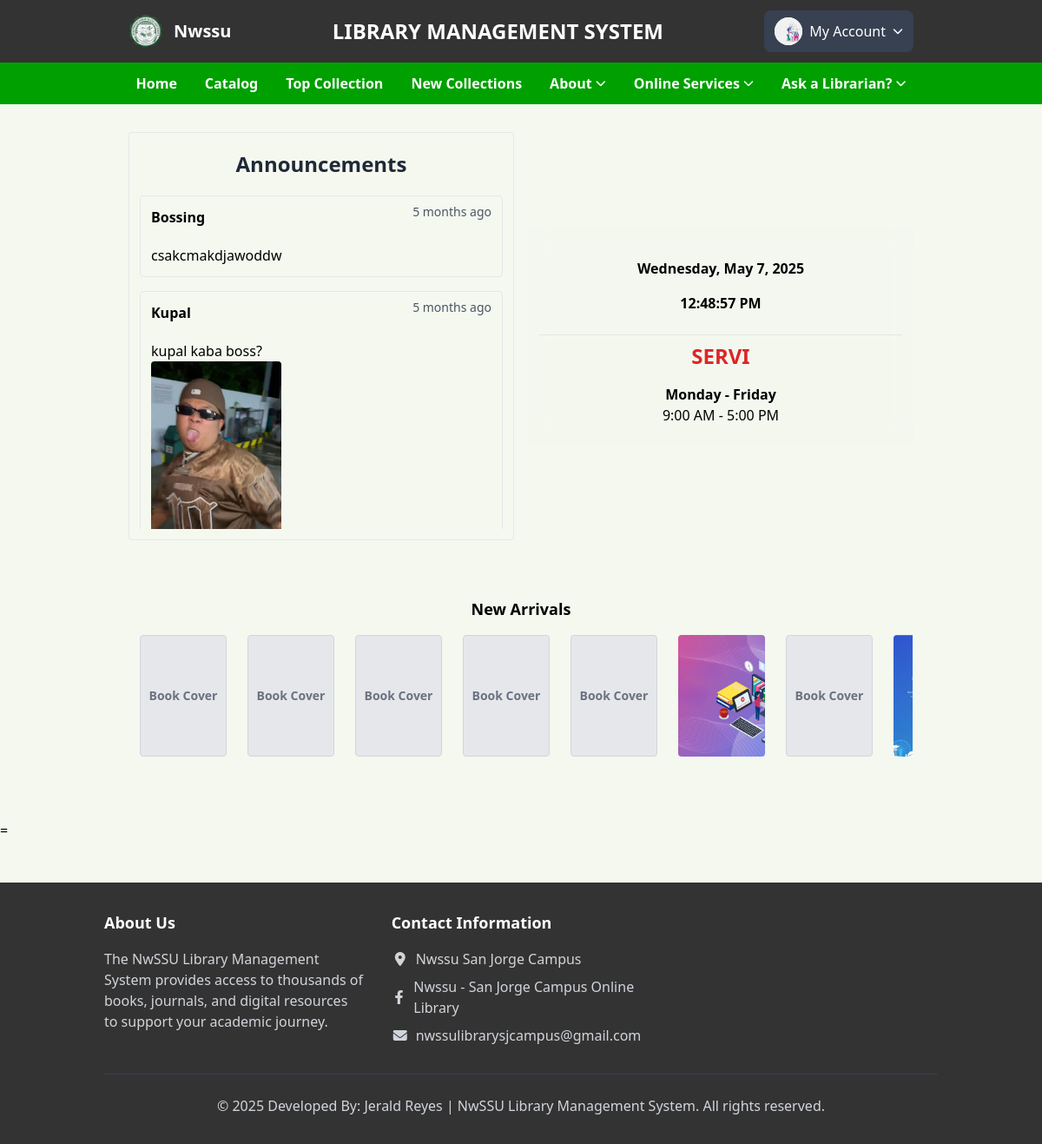
Before: /student/home (signed in) with the older database file.
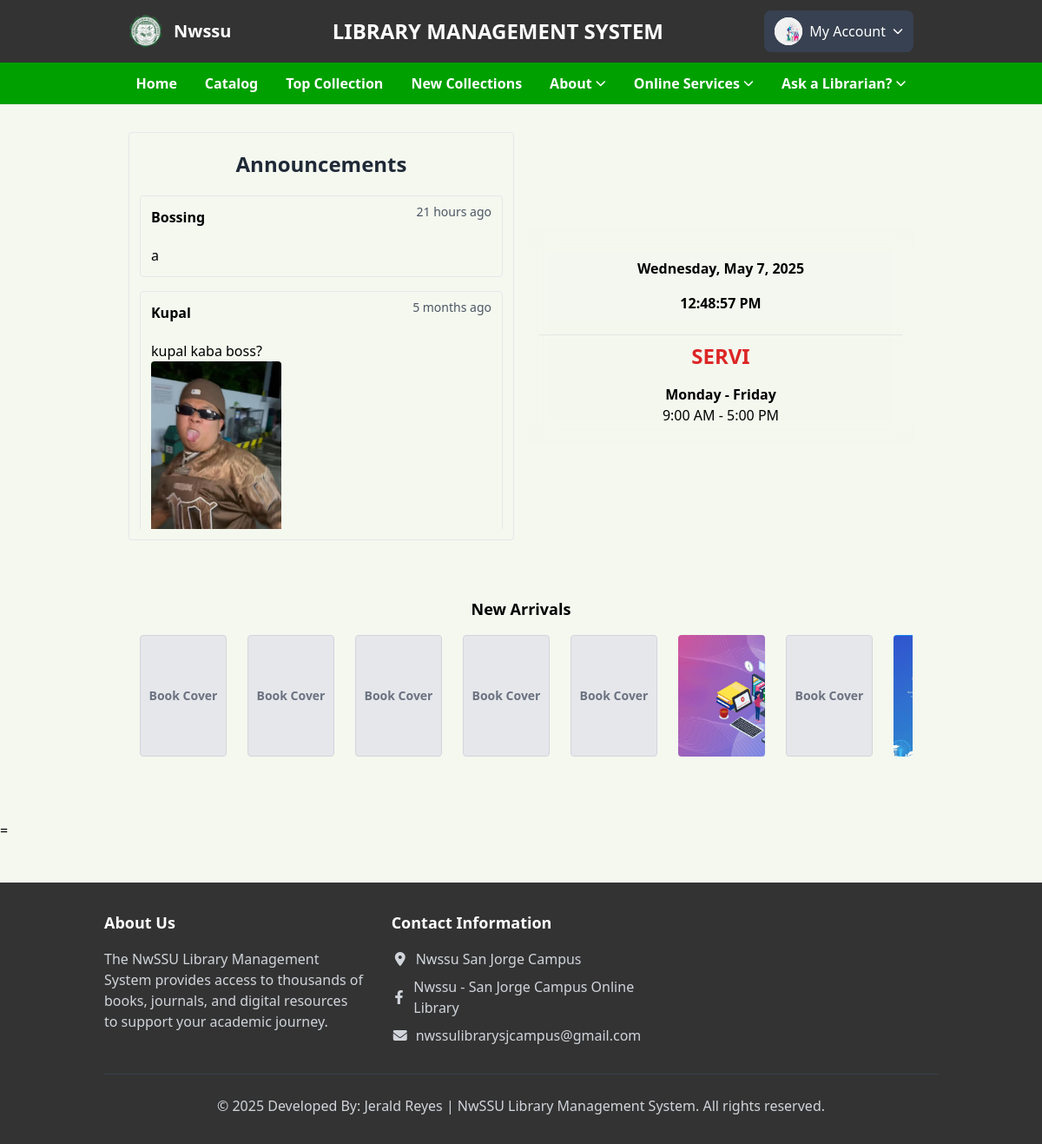
After: the same page with the newer database file.
### tables this page shows
CREATE TABLE `announcement` (
  `id` int(50) NOT NULL,
  `title` varchar(250) NOT NULL,
  `message` varchar(5000) NOT NULL,
  `image` varchar(300) DEFAULT NULL,
  `date` varchar(50) NOT NULL
);

CREATE TABLE `books` (
  `id` int(100) NOT NULL,
  `material_type` varchar(250) NOT NULL,
  `sub_type` varchar(250) NOT NULL,
  `category` varchar(250) NOT NULL,
  `title` varchar(500) NOT NULL,
  `author` varchar(500) NOT NULL,
  `publisher` varchar(500) NOT NULL,
  `status` varchar(100) NOT NULL,
  `subject` varchar(250) NOT NULL,
  `content` varchar(5000) NOT NULL,
  `summary` varchar(5000) NOT NULL,
  `issn` varchar(250) NOT NULL,
  `call_no` varchar(250) NOT NULL,
  `ISBN` varchar(250) NOT NULL,
  `copyright` varchar(250) NOT NULL,
  `page_number` int(250) NOT NULL,
  `edition` varchar(250) NOT NULL,
  `copies` int(250) NOT NULL,
  `date_acquired` varchar(250) NOT NULL,
  `books_image` varchar(400) DEFAULT NULL,
  `catalog_date` varchar(50) NOT NULL
);

### student/home.php (the view, shortened to what this page needs)
<?php
include '../component-library/connect.php';
include '../student/side_navbars.php';
try {
    $conn = new PDO("mysql:host=$db_host;dbname=$db_name", $user_name, $user_password);
    $conn->setAttribute(PDO::ATTR_ERRMODE, PDO::ERRMODE_EXCEPTION);
    $home = $conn->query("SELECT * FROM announcement ORDER BY id DESC");
    $announcements = $home->fetchAll(PDO::FETCH_ASSOC);
    $sql = "SELECT title, books_image, id FROM books";
    $home = $conn->query($sql);
    $books = $home->fetchAll(PDO::FETCH_ASSOC);
} catch (PDOException $e) {
    echo "Connection failed: " . $e->getMessage();
    exit();
}
?>
<!DOCTYPE html>
<html lang="en">
<head>
    <link href="https://cdn.jsdelivr.net/npm/tailwindcss@2.2.19/dist/tailwind.min.css" rel="stylesheet">
    <link rel="stylesheet" href="https://cdn.lineicons.com/4.0/lineicons.css">
    <link rel="stylesheet" href="https://cdn.jsdelivr.net/npm/bootstrap-icons@1.10.5/font/bootstrap-icons.css">
</head>
<body>
    <div class="back-bg bg-[url('./images/bg.png')] bg-cover bg-center">
        <div class="container mx-auto py-8 px-[5%]">
            <div class="flex flex-col md:flex-row md:space-x-4">
                <div class="w-full md:w-1/2">
                    <div class="border border-gray-200 rounded p-3 bg-gray-100/10">
                        <h2 class="text-gray-800 text-center font-bold text-2xl mb-5 mt-2">Announcements</h2>
                        <div class="max-h-96 overflow-y-auto">
                            <?php if (!empty($announcements)): ?>
                                <?php foreach ($announcements as $announcement): ?>
                                    <div class="border border-gray-200 rounded p-3 mb-4 relative">
                                        <div class="flex justify-between">
                                            <div class="text-left">
                                                <p class="posted-by"><strong> <?php echo htmlspecialchars($announcement['title']); ?></strong></p>
                                            </div>
                                            <span class="absolute top-2 right-3 text-sm text-gray-600">
                                                <?php
                                                $post_time = new DateTime($announcement['date']);
                                                $now = new DateTime();
                                                $interval = $post_time->diff($now);
                                                if ($interval->y > 0) {
                                                    echo $interval->y . ' year' . ($interval->y > 1 ? 's' : '') . ' ago';
                                                } elseif ($interval->m > 0) {
                                                    echo $interval->m . ' month' . ($interval->m > 1 ? 's' : '') . ' ago';
                                                } elseif ($interval->d > 0) {
                                                    echo $interval->d . ' day' . ($interval->d > 1 ? 's' : '') . ' ago';
                                                } elseif ($interval->h > 0) {
                                                    echo $interval->h . ' hour' . ($interval->h > 1 ? 's' : '') . ' ago';
                                                } elseif ($interval->i > 0) {
                                                    echo $interval->i . ' minute' . ($interval->i > 1 ? 's' : '') . ' ago';
                                                } else {
                                                    echo 'Just now';
                                                }
                                                ?>
                                            </span>
                                        </div>
                                        <p class="announcement-text text-left mt-5"><?php echo htmlspecialchars($announcement['message']); ?></p>
                                        <?php if (!empty($announcement['image'])): ?>
                                            <div class="announcement-image text-left">
                                                <img src="./uploaded_file/<?php echo htmlspecialchars($announcement['image']); ?>" alt="Announcement Image" class="w-[150px] w-[130px] rounded">
                                            </div>
                                        <?php endif; ?>
                                    </div>
                                <?php endforeach; ?>
                            <?php else: ?>
                                <p>No announcements available.</p>
                            <?php endif; ?>
                        </div>
                    </div>
                </div>
                <div class="w-full md:w-1/2 flex justify-center items-center">
                    <div class="border border-transparent bg-gray-100/10 rounded p-3 backdrop-blur-md w-full max-w-md">
                        <div class="text-center mt-3 font-semibold">
                            <div class="bg-gray-100/10 px-3 py-2" id="datetime-date"></div>
                            <div class="bg-gray-100/10 px-3 py-2" id="datetime-time"></div>
                        </div>
                        <div class="flex justify-center mt-4 border-t border-gray-300/50 py-2">
                            <div class="text-center">
                                <h2 id="service-hours" class="mb-4 text-2xl font-bold text-red-600">SERVICE HOURS</h2>
                                <h5 class="font-bold">Monday - Friday</h5>
                                <p>9:00 AM - 5:00 PM</p>
                            </div>
                        </div>
                    </div>
                </div>
            </div>
            <div class="container mx-auto mt-6">
                <div class="border border-transparent bg-gray-100/10 rounded p-3d py-10">
                    <h2 class="text-lg font-bold mb-4 text-center text-black">New Arrivals</h2>
                    <div class="marquee-container">
                        <div class="marquee-content animate-marquee-slow hover-pause">
                            <?php
                            for ($i = 0; $i < 2; $i++):
                                foreach ($books as $book):
                            ?>
                                    <div class="book-item inline-block flex-shrink-0 w-[80px] h-[120px] sm:w-[90px] sm:h-[130px] md:w-[100px] md:h-[140px] mx-1 sm:mx-2 md:mx-3">
                                        <a href="./books?id=<?php echo urlencode($book['id']); ?>" title="<?php echo htmlspecialchars($book['title']); ?>">
                                            <?php if (!empty($book['books_image']) && file_exists("../uploaded_file/" . $book['books_image'])): ?>
                                                <img src="./uploaded_file/<?php echo htmlspecialchars($book['books_image']); ?>"
                                                    alt="<?php echo htmlspecialchars($book['title']); ?>"
                                                    class="w-full h-full object-cover rounded shadow-sm hover:shadow-md transition-all duration-300" />
                                            <?php else: ?>
                                                <div class="w-full h-full border border-gray-300 rounded bg-gray-200 flex items-center justify-center text-gray-500 hover:bg-gray-300 transition-all duration-5000">
                                                    <b class="text-xs sm:text-sm">Book Cover</b>
                                                </div>
                                            <?php endif; ?>
                                        </a>
                                    </div>
                            <?php
                                endforeach;
                            endfor;
                            ?>
                        </div>
                    </div>
                </div>
            </div>
        </div>=
        <?php include '../student/footer.php'; ?>
    </div>
</body>
</html>

### student/side_navbars.php (shortened to what this page needs)
<?php
include './activity_logger.php';
$user_id = $_SESSION['user_id'];
$profile_image = '../images/prof.jpg';
$stud = $conn->prepare("SELECT first_name, middle_name, last_name, patron_type, email, address, images FROM user_info WHERE user_id = ?");
$stud->execute([$user_id]);
$student = $stud->fetch(PDO::FETCH_ASSOC);
if ($student) {
    $profile_image = $student['images'] ?? $profile_image;
}
?>
<!DOCTYPE html>
<html lang="en">
<head>
    <script src="https://cdn.tailwindcss.com"></script>
    <link rel="stylesheet" href="https://cdnjs.cloudflare.com/ajax/libs/font-awesome/6.4.0/css/all.min.css">
</head>
<body class="bg-gray-50">
    <header class="bg-secondary text-white">
        <div class="container mx-auto px-[5%] py-3 flex justify-between items-center">
            <div class="flex items-center space-x-3">
                <img src="./images/logo.png" alt="NwSSU Logo" class="h-10 w-10 rounded-full">
                <span class="text-xl font-bold">Nwssu</span>
            </div>
            <h1 class="text-2xl font-bold hidden lg:block">LIBRARY MANAGEMENT SYSTEM</h1>
            <div class="relative">
                <button id="account-menu-button" class="flex items-center space-x-2 bg-gray-700 rounded-lg px-3 py-2 hover:bg-gray-600 transition">
                    <img src="./uploaded_file/<?php echo htmlspecialchars($profile_image); ?>" alt="User" class="h-8 w-8 rounded-full bg-white">
                    <span class="hidden md:inline">My Account</span>
                    <i class="fas fa-chevron-down text-xs"></i>
                </button>
            </div>
        </div>
    </header>
    <nav class="bg-primary text-white font-bold">
        <div class="container mx-auto justify-content-center">
            <div class="flex flex-wrap lg:justify-center lg:items-center">
                <div class="hidden md:hidden lg:block text-black lg:bg-primary lg:text-white md:flex w-full md:w-auto" id="mobile-menu">
                    <ul class="flex flex-col md:flex-row">
                        <li><a href="./home" class="block py-3 px-4 hover:bg-green-600 transition" onclick="logNavigation('home')">Home</a></li>
                        <li><a href="./catalogs" class="block py-3 px-4 hover:bg-green-600 transition" onclick="logNavigation('catalog')">Catalog</a></li>
                        <li><a href="./topcollection" class="block py-3 px-4 hover:bg-green-600 transition" onclick="logNavigation('top_collection')">Top Collection</a></li>
                        <li><a href="./newcollection" class="block py-3 px-4 hover:bg-green-600 transition" onclick="logNavigation('new_collection')">New Collections</a></li>
                        <li class="relative group">
                            <a href="#" class="block py-3 px-4 hover:bg-green-600 transition flex items-center" onclick="logNavigation('about_menu')">
                                About <i class="fas fa-chevron-down ml-1 text-xs"></i>
                            </a>
                        </li>
                        <li class="relative group">
                            <a href="#" class="block py-3 px-4 hover:bg-green-600 transition flex items-center" onclick="logNavigation('online_services')">
                                Online Services <i class="fas fa-chevron-down ml-1 text-xs"></i>
                            </a>
                        </li>
                        <li class="relative group">
                            <a href="#" class="block py-3 px-4 hover:bg-green-600 transition flex items-center" onclick="logNavigation('ask_librarian')">
                                Ask a Librarian? <i class="fas fa-chevron-down ml-1 text-xs"></i>
                            </a>
                        </li>
                    </ul>
                </div>
            </div>
        </div>
    </nav>
</body>
</html>

### student/footer.php (shortened to what this page needs)
    <script src="https://cdn.tailwindcss.com"></script>
    <link rel="stylesheet" href="https://cdnjs.cloudflare.com/ajax/libs/font-awesome/6.4.0/css/all.min.css">
<footer class="bg-secondary text-white mt-12 py-8">
        <div class="container mx-auto px-8">
            <div class="flex grid grid-cols-1 md:grid-cols-3 gap-8 lg:mx-auto">
                <div>
                    <h3 class="text-lg font-semibold mb-4">About Us</h3>
                    <p class="text-gray-300">The NwSSU Library Management System provides access to thousands of books, journals, and digital resources to support your academic journey.</p>
                </div>
                <div>
                    <h3 class="text-lg font-semibold mb-4">Contact Information</h3>
                    <ul class="space-y-2 text-gray-300">
                        <li class="flex items-center">
                            <i class="fas fa-map-marker-alt w-5 text-center mr-2"></i> Nwssu San Jorge Campus
                        </li>
                        <li class="flex items-center">
                            <i class="fab fa-facebook-f w-5 text-center mr-2"><a href="https://www.facebook.com/NwSSU.sjclibrary?mibextid=LQQJ4d" target="_blank"></i> Nwssu - San Jorge Campus Online Library
                        </li>
                        <li class="flex items-center mt-2">
                            <i class="fas fa-envelope w-5 text-center mr-2"></i> nwssulibrarysjcampus@gmail.com
                        </li>
                    </ul>
                </div>
            </div>
            <div class="border-t border-gray-700 mt-8 pt-6 text-center text-gray-300">
                <p>&copy; <?php
 echo date('Y'); ?> Developed By: Jerald Reyes | NwSSU Library Management System. All rights reserved.</p>
            </div>
        </div>
    </footer>

### student/home.php (style rules this page uses)
.animate-marquee-slow { animation: marquee 15s linear infinite; }
@media (min-width: 768px) and (max-width: 1279px) { .animate-marquee-slow { animation: marquee 10s linear infinite; } }
.marquee-container { width: 100%; overflow: hidden; position: relative; }
.marquee-content { display: flex; flex-wrap: nowrap; width: max-content; }

Changed rows visible on the page:
changed announcement "Bossing": message "csakcmakdjawoddw" → "a"; date "5" → "21"; date "month" → "hour"
